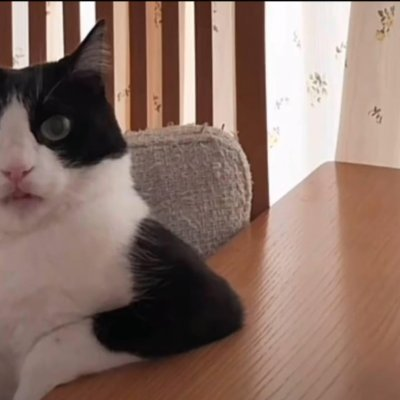
#> input picture img_2.png, 400 x 400 px
$ python main1.py
#> lines starting #> are read from the running program, lines starting #| are printed output that depends on the picture
import cv2
import numpy as np

def segment_image_kmeans_side_by_side(image_path, K_values=[2, 3, 4, 5, 6, 7]):
#> called with image_path = 'img_2.png'
    img = cv2.imread(image_path)
#> img is the input picture: shape (400, 400, 3); mean B, G, R 104.7, 114.8, 140.3
    img = cv2.resize(img, (400, 400))
    img_rgb = cv2.cvtColor(img, cv2.COLOR_BGR2RGB)

    pixel_values = img_rgb.reshape((-1, 3)).astype(np.float32)

    criteria = (cv2.TERM_CRITERIA_EPS + cv2.TERM_CRITERIA_MAX_ITER, 100, 0.2)

    results = [img]

    for K in K_values:
        _, labels, centers = cv2.kmeans(pixel_values, K, None, criteria, 10, cv2.KMEANS_RANDOM_CENTERS)
        centers = np.uint8(centers)
        segmented_data = centers[labels.flatten()]
        segmented_image = segmented_data.reshape(img_rgb.shape)
        segmented_bgr = cv2.cvtColor(segmented_image, cv2.COLOR_RGB2BGR)
        labeled = segmented_bgr.copy()
        cv2.putText(labeled, f"K = {K}", (10, 30),
                    cv2.FONT_HERSHEY_SIMPLEX, 1, (255, 255, 255), 2, cv2.LINE_AA)

        results.append(labeled)
#> this loop made 6 passes
#> centers on passes 1 to 2: [[97, 70, 60], [199, 176, 166]], [[58, 37, 30], [146, 114, 101], [219, 200, 191]]
#> pass 1, in segment_image_kmeans_side_by_side, `segmented_image = segmented_data.reshape(img_rgb.shape)`:
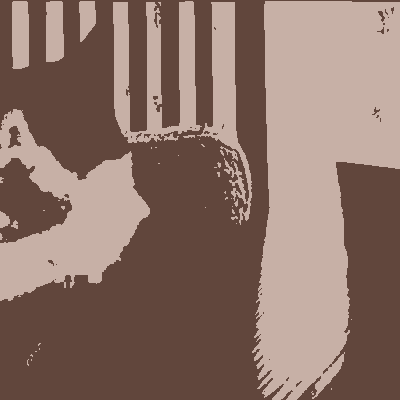
#> segmented_image: shape (400, 400, 3); mean R, G, B 139.8, 114.5, 104.5
#> pass 2, in segment_image_kmeans_side_by_side, `segmented_image = segmented_data.reshape(img_rgb.shape)`:
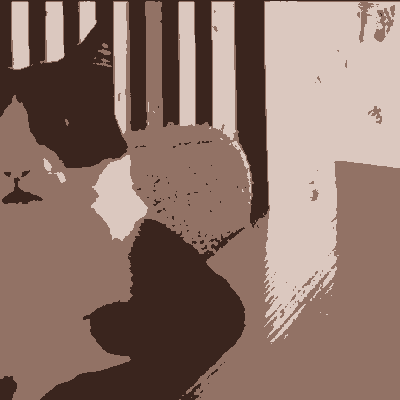
#> segmented_image: shape (400, 400, 3); mean R, G, B 140, 114.5, 104.3
#> after the loop:
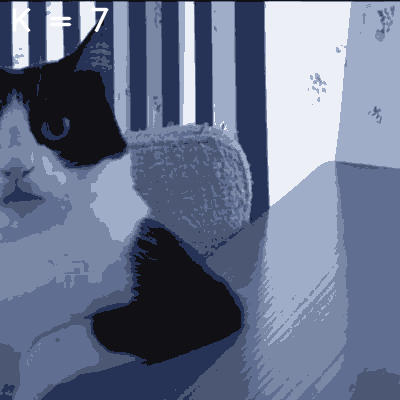
#> labeled: shape (400, 400, 3); mean R, G, B 104.4, 114.6, 140
#> after the loop:
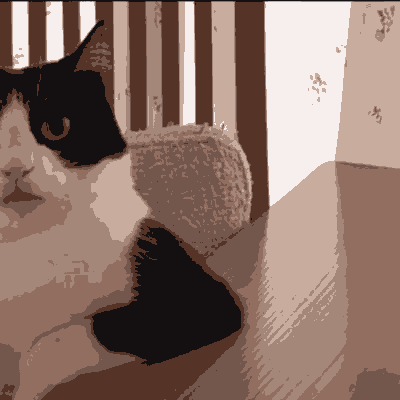
#> segmented_image: shape (400, 400, 3); mean R, G, B 139.8, 114.3, 104.1
#> after the loop, results = 7 items

    combined = cv2.hconcat(results)
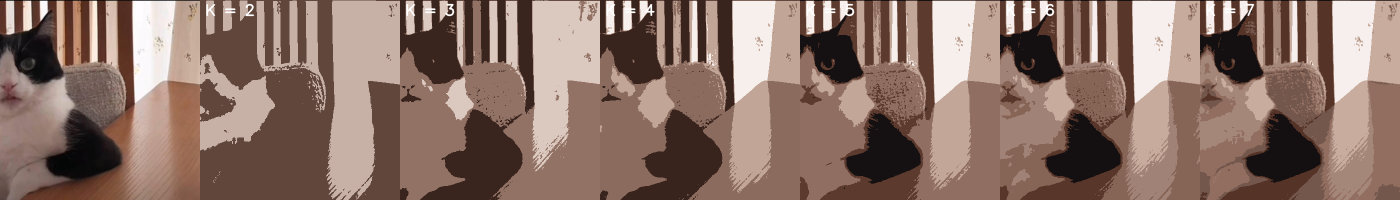
#> combined: shape (400, 2800, 3) (shown at 1/2 size); mean of channels 0, 1, 2 104.6, 114.7, 140.2; drawn as B, G, R

    cv2.imshow("K-means segmentatsiya (yonma-yon)", combined)

    cv2.imwrite("segment_yonmayon.jpg", combined)

    cv2.waitKey(0)
    cv2.destroyAllWindows()

segment_image_kmeans_side_by_side("img_2.png", K_values=[2, 3, 4, 5, 6, 7])

$ run again, with img_1.png copied over img_2.png
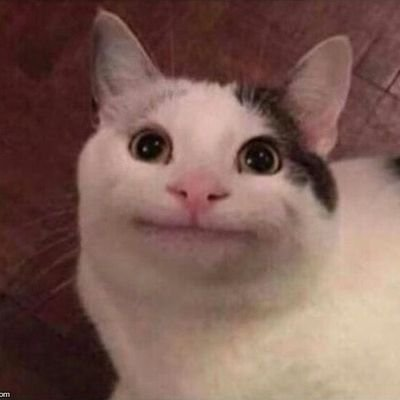
#> input picture img_1.png, 400 x 400 px
#> in segment_image_kmeans_side_by_side, img is the input picture: shape (400, 400, 3); mean B, G, R 85.8, 94.2, 125.6
#> the loop in segment_image_kmeans_side_by_side, `for K in K_values:` made 6 passes
#> centers on passes 1 to 2: [[75, 42, 40], [170, 140, 127]], [[196, 168, 150], [135, 103, 95], [68, 35, 33]]
#> after the loop in segment_image_kmeans_side_by_side, `for K in K_values:`:
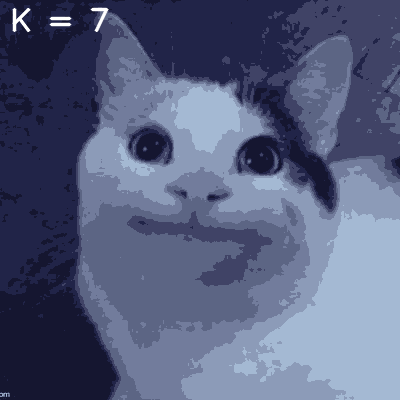
#> labeled: shape (400, 400, 3); mean R, G, B 86, 94.4, 125.4
#> after the loop in segment_image_kmeans_side_by_side, `for K in K_values:`: results = 7 items
#> in segment_image_kmeans_side_by_side, `combined = cv2.hconcat(results)`:
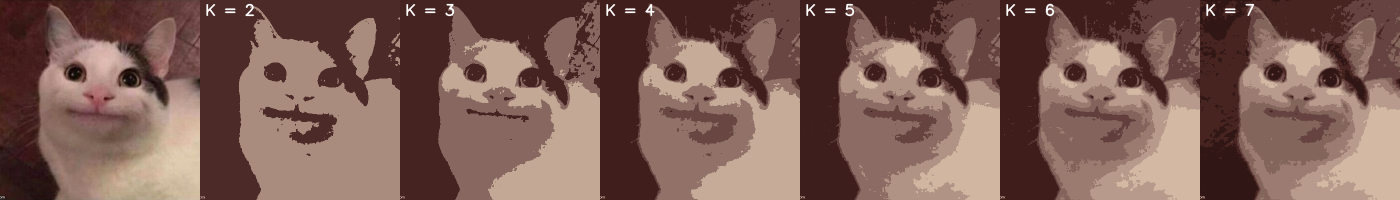
#> combined: shape (400, 2800, 3) (shown at 1/2 size); mean of channels 0, 1, 2 86, 94.3, 125.6; drawn as B, G, R
